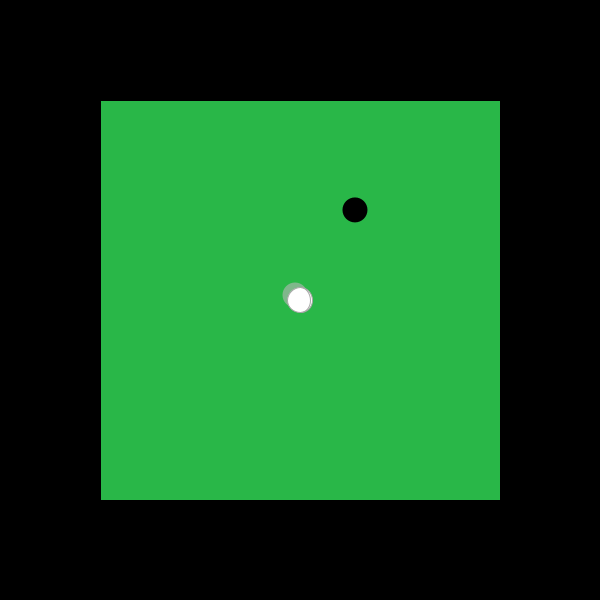
Frame 1 (no input)
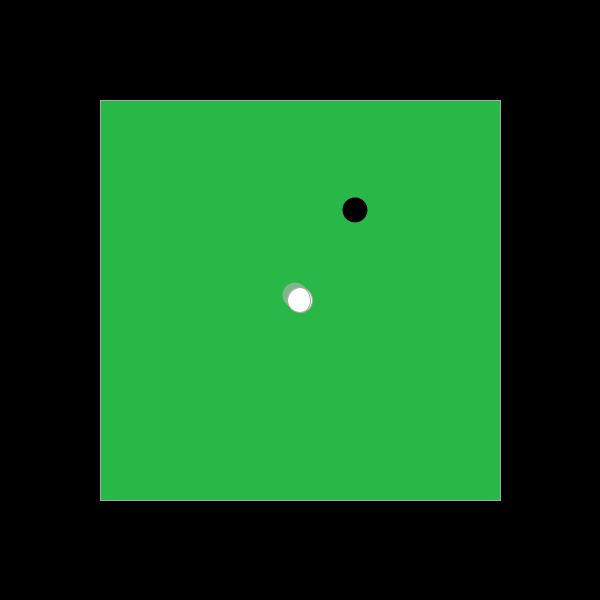
Frame 60 (the mouse pressed at the canvas centre just before this capture)
Frame 120 (the mouse held since frame 60 and released just before this capture): identical to frame 60, image omitted

The Processing sketch that drew these frames (run headless with seeded random() and noise(); from frame 60 on, the mouse is pressed at the canvas centre):

// Processing sketch: inspo_1
// ── inspo_1.pde
//Robert Wohlforth  rwohlfor
//Homework 6 - MiniGolf
//Copyright Pittsburgh 2012

//Hold down the mouse to aim the ball. 
//Pull back to increase the force of the shot.
//Release the mouse to make the shot.
//Try bouncing the ball into the hole.
//Clicking on the ball stops it.

float x = 300;
float y = 300;
float deltaX;
float deltaY;
float ballWidth = 25;
float t = 20;
float arcStart = -PI/2;
float arcEnd = PI/2;
float targetX = random(100+ballWidth/2,500-ballWidth/2);
float targetY = random(100+ballWidth/2,500-ballWidth/2);

void setup()
{
size (600, 600);
background (0);
fill (#29B748);
rect (100,100,400,400);
}

void draw()
{
  background (0);
  fill (#29B748);
rect (100,100,400,400);
  clubLine();
  drawFigure ();
  moveFigure ();
  rolling ();
  friction();
  bounce ();
  stop();
  collision();
}

void clubLine()
{
  if(mousePressed == true)
  {
  stroke(#FFFFFF);
  line (x, y, mouseX, mouseY);
  }
}

void mouseReleased()
{
  deltaX = (x - mouseX)/66;
  deltaY = (y - mouseY)/66;
}

void drawFigure()
{
  noStroke();
  fill (#7FB78B);
  ellipse (x-5, y-5, ballWidth, ballWidth);
  fill (0);
  ellipse (targetX, targetY, ballWidth, ballWidth);
  fill (#FFFFFF);
  stroke (#A6A7A6);
  ellipse (x, y, ballWidth, ballWidth);
  stroke (#A6A7A6);
  noFill();
  translate(x,y);
  if (deltaY < 0 && deltaX > 0)
  {rotate(PI/2 - tan(deltaY/deltaX));
  }
  if (deltaY < 0 && deltaX < 0)
  {rotate(PI - tan(deltaY/deltaX));
  }
  if (deltaY > 0 && deltaX > 0)
  {rotate(-PI/2 + tan(deltaY/deltaX));
  }
  if (deltaY > 0 && deltaX < 0)
  {rotate(-PI + tan(deltaY/deltaX));
  }
  arc (0, 0, t, ballWidth, arcStart, arcEnd);
}

void moveFigure()
{
  x = x + deltaX;
  y = y + deltaY;
}

void rolling ()
{
  if (arcStart < 0)
  {
  t = t + abs(sqrt(sq(deltaX)+sq(deltaY)));
  if (t > ballWidth)
  {arcStart = PI/2;
  arcEnd = 1.5 * PI;
  }
  }
  else if (arcStart > 0)
  {
    t = t - abs(sqrt(sq(deltaX)+sq(deltaY)));
  if (t < 0)
  {arcStart = -PI/2;
  arcEnd = PI/2;
  }
}
}

void bounce ()
{
  if (x > width-100-ballWidth/2 || x < 100+ballWidth/2)
  {
    deltaX = -deltaX;
    deltaX = deltaX * 0.6;
    if (x < 100+ballWidth/2)
    {
    x = 101+ballWidth/2;
  }
    else 
    {x = width-101-ballWidth/2;
  }
  }
  if (y > width-100-ballWidth/2 || y < 100+ballWidth/2)
  {
    deltaY = -deltaY;
    deltaY = deltaY * 0.6;
    if (y < 100+ballWidth/2)
    {y = 101+ballWidth/2;
  }
    else 
    {y = width-101-ballWidth/2;
  }
  }
}

void friction ()
{
deltaX = deltaX * 0.9999;
deltaY = deltaY * 0.9999;
}

void stop ()
{
  if( abs(deltaX) < 0.5 && abs(deltaY) < 0.1)
{
deltaX = 0;
deltaY = 0;
}
}

void collision ()
{
  if (sqrt(sq(x-targetX)+sq(y-targetY))-5 < ballWidth/2)
  {x = targetX;
  y = targetY;
  //deltaX = 0;
  //deltaY = 0;
  targetX = random(100+ballWidth/2,500-ballWidth/2);
  targetY = random(100+ballWidth/2,500-ballWidth/2);
  }}
  

  
